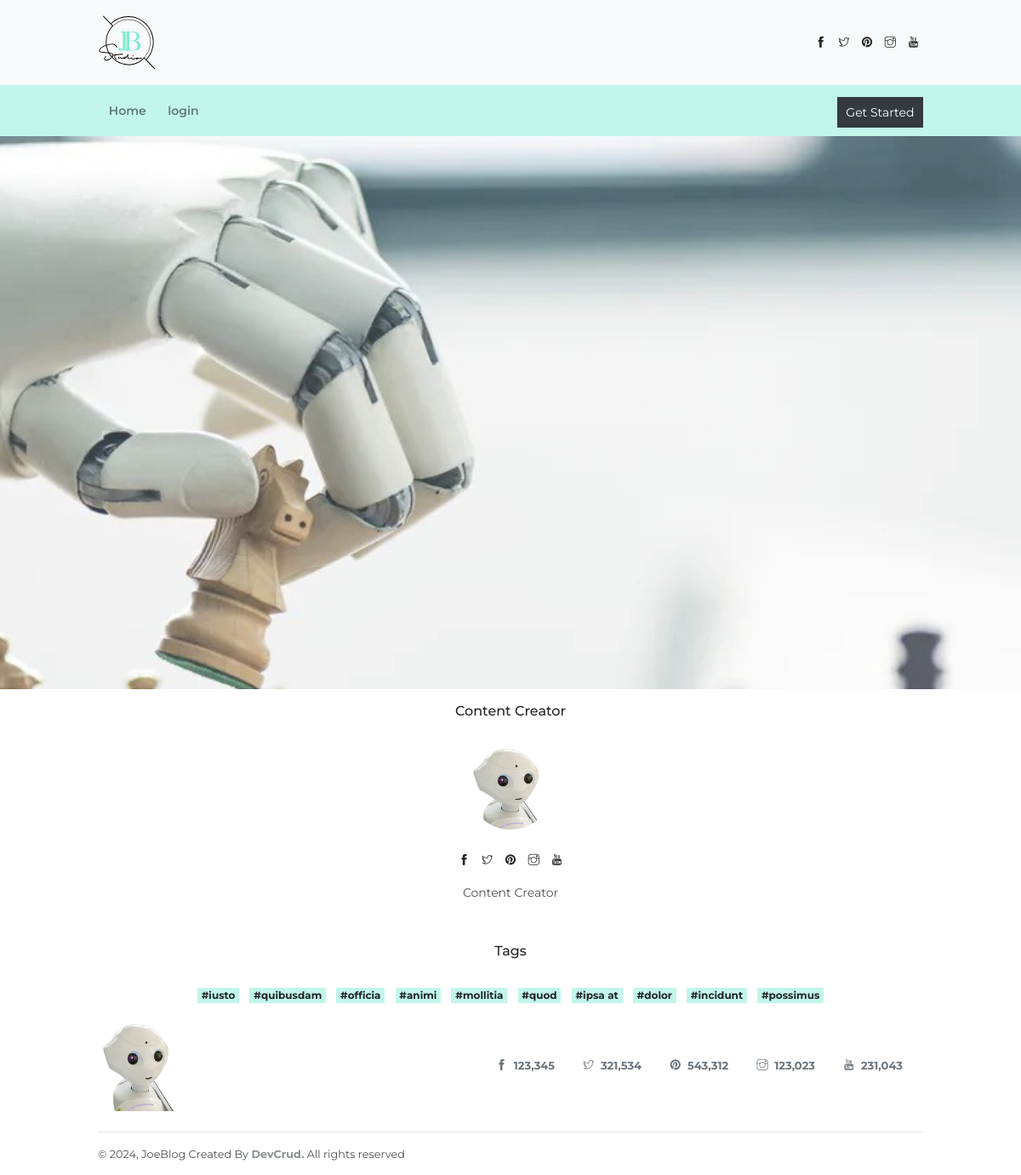
The page /en/ on the database as committed earlier.
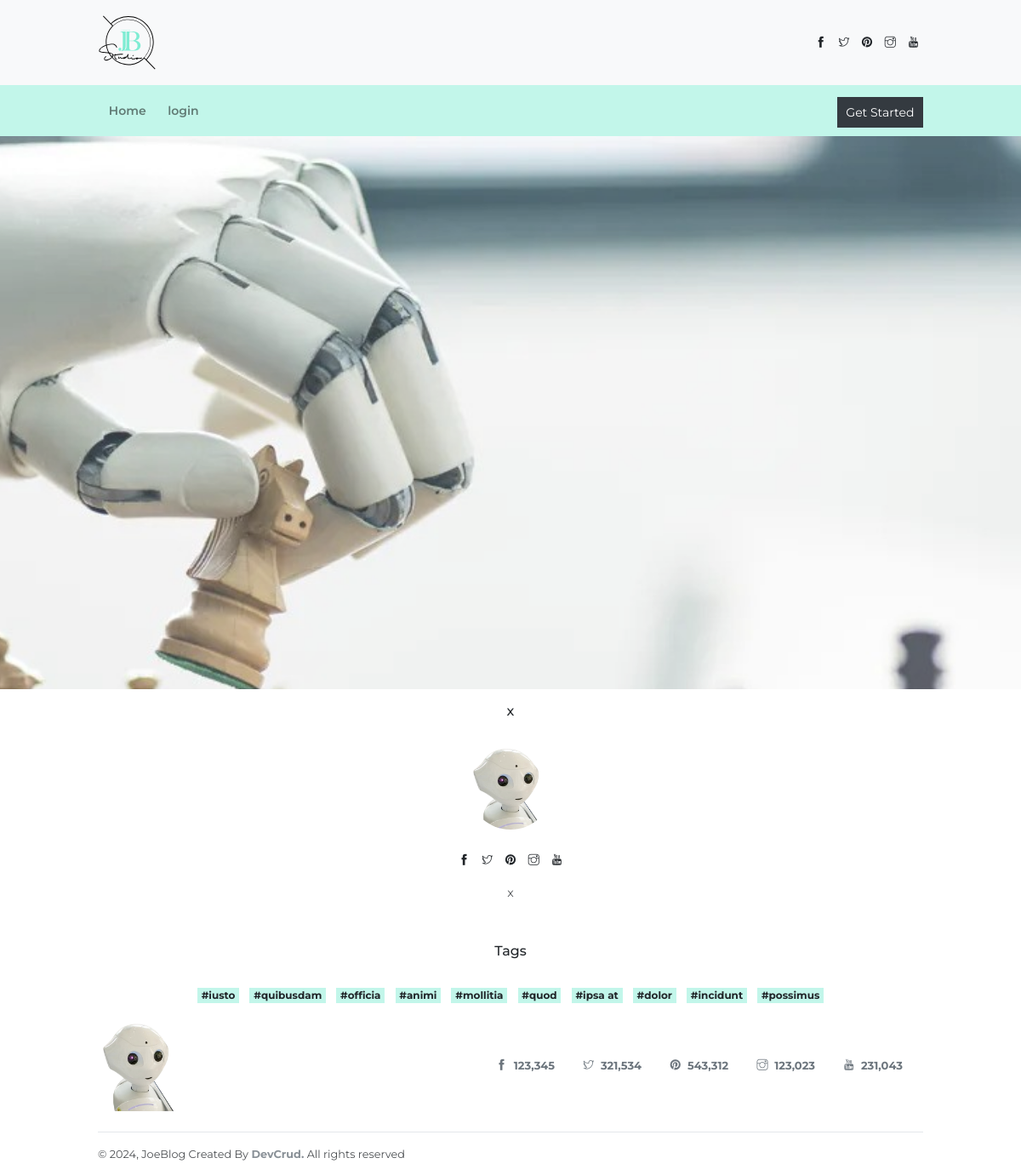
The same page on the database as committed later.
### Accounts/models.py (models this page shows, shortened)
class HomeInfo(models.Model):
    admin = models.ForeignKey(UserAdmin, on_delete=models.CASCADE, null=True)
    title = models.CharField(max_length=200)
    description = models.CharField(max_length=255)
    title_ar_field = models.CharField(max_length=200)
    description_ar_field = models.CharField(max_length=255)
    image = models.ImageField(upload_to='images')
    background = models.ImageField(upload_to='images')
    created = models.DateTimeField(auto_now_add=True)

### Accounts/views.py (the view)
# urls.py: path('',views.home_page,name='homepage'),
def home_page(request):
    language_code = request.path.split('/')[1]  # Extract the first part of the path
    template_name = 'home.html' if language_code == 'en' else 'home-ar.html'
    homeinfo = HomeInfo.objects.get(id=1)
    home_background = str(homeinfo.background.url).lstrip('/')
    print(home_background)
    print(template_name)
    return render(request, template_name,
                  {"homeinfo": homeinfo, "language_code": language_code,
                   'home_background': home_background})

### Accounts/templates/home.html (shortened to what this page needs)
{% extends 'index.html' %}
{%load static %}
{%block content%}
<body>
  <div class="container">
        <div class="text-center">
            <h6 class="sidebar-title section-title mb-4 mt-3">{{homeinfo.title}}</h6>
            <img src="{% static 'imgs/robo-removebg-preview.png' %}" alt="" class="circle-100 mb-3">
            <div class="socials mb-3 mt-2">
                <a href="javascript:void(0)"><i class="ti-facebook"></i></a>
                <a href="javascript:void(0)"><i class="ti-twitter"></i></a>
                <a href="javascript:void(0)"><i class="ti-pinterest-alt"></i></a>
                <a href="javascript:void(0)"><i class="ti-instagram"></i></a>
                <a href="javascript:void(0)"><i class="ti-youtube"></i></a>
            </div>
            <p>{{homeinfo.description}}</p>
            <h6 class="sidebar-title mt-5 mb-4">Tags</h6>
            <a href="javascript:void(0)" class="badge badge-primary m-1">#iusto</a>
            <a href="javascript:void(0)" class="badge badge-primary m-1">#quibusdam</a>
            <a href="javascript:void(0)" class="badge badge-primary m-1">#officia</a>
            <a href="javascript:void(0)" class="badge badge-primary m-1">#animi</a>
            <a href="javascript:void(0)" class="badge badge-primary m-1">#mollitia</a>
            <a href="javascript:void(0)" class="badge badge-primary m-1">#quod</a>
            <a href="javascript:void(0)" class="badge badge-primary m-1">#ipsa at</a>
            <a href="javascript:void(0)" class="badge badge-primary m-1">#dolor</a>
            <a href="javascript:void(0)" class="badge badge-primary m-1">#incidunt</a>
            <a href="javascript:void(0)" class="badge badge-primary m-1">#possimus</a>
        </div>
    </div>
  </body>
{% endblock %}

Rows that differ between the two databases and show on the page:
changed HomeInfo: title "Content Creator" → "x"; description "Content Creator" → "x"
